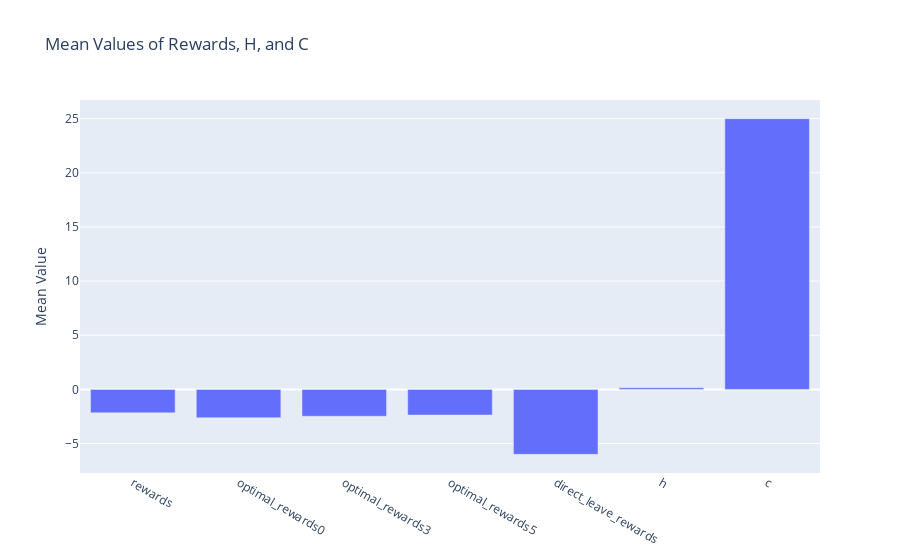
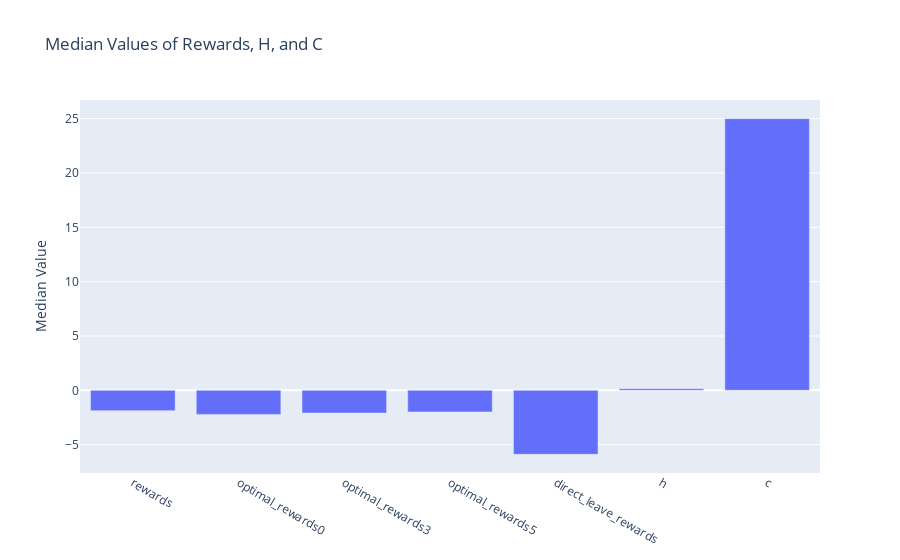

The code cell stored with these charts, in order, in its notebook:
### Markdown cell above
## Visualize Results

### Code cell
import plotly.graph_objects as go

all_rewards = [x for x in df.columns if 'reward' in x]

# Calculate means
means = df[all_rewards + ['h', 'c']].mean()

# Plot
fig = go.Figure(data=[go.Bar(x=means.index, y=means.values)])
fig.update_layout(title="Mean Values of Rewards, H, and C", yaxis_title="Mean Value")
fig.show()

# Calculate medians
medians = df[all_rewards + ['h', 'c']].median()

# Plot
fig = go.Figure(data=[go.Bar(x=medians.index, y=medians.values)])
fig.update_layout(title="Median Values of Rewards, H, and C", yaxis_title="Median Value")
fig.show()

### Figure 1 — Plotly figure (JSON) as saved in the notebook; plotly's stock layout.template omitted (floating-point values rounded to 4 significant figures)
{"data": [{"type": "bar", "x": ["rewards", "optimal_rewards0", "optimal_rewards3", "optimal_rewards5", "direct_leave_rewards", "h", "c"], "y": [-2.167, -2.617, -2.482, -2.37, -5.997, 0.15, 25]}], "layout": {"title": {"text": "Mean Values of Rewards, H, and C"}, "yaxis": {"title": {"text": "Mean Value"}}}}

### Figure 2 — Plotly figure (JSON) as saved in the notebook; plotly's stock layout.template omitted (floating-point values rounded to 4 significant figures)
{"data": [{"type": "bar", "x": ["rewards", "optimal_rewards0", "optimal_rewards3", "optimal_rewards5", "direct_leave_rewards", "h", "c"], "y": [-1.872, -2.215, -2.093, -1.99, -5.893, 0.15, 25]}], "layout": {"title": {"text": "Median Values of Rewards, H, and C"}, "yaxis": {"title": {"text": "Median Value"}}}}
